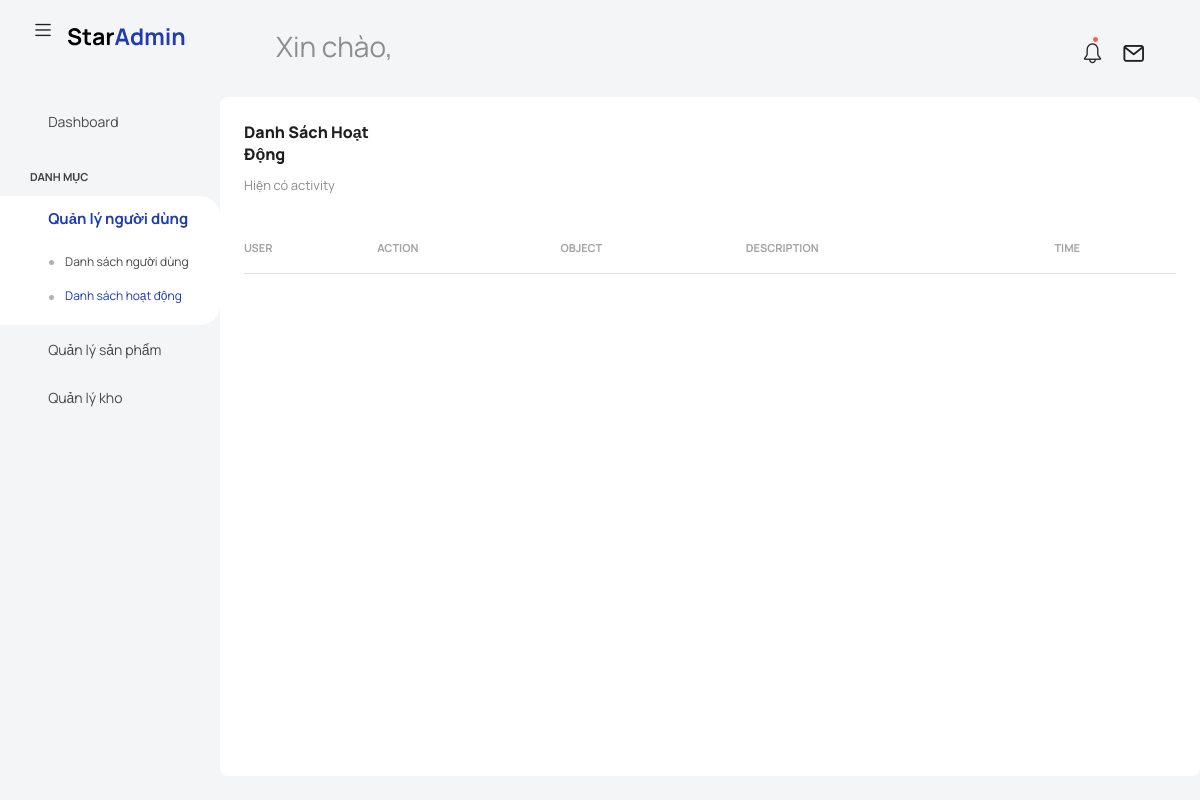
The app's page /activitylog/listactivitylog, older data.
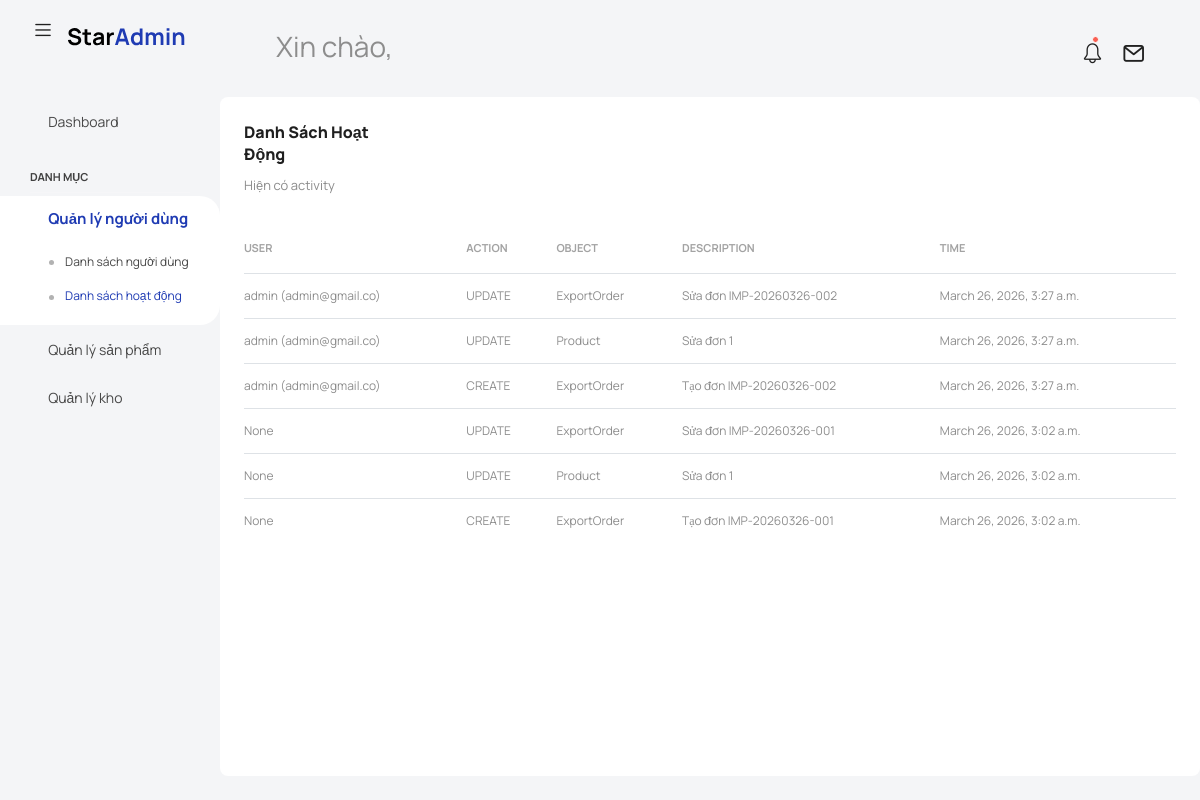
The same page, newer data.
### activitylog/models.py (models this page shows)
class ActivityLog(models.Model):
    ACTION_CHOICES = (
        ("CREATE", "Create"),
        ("UPDATE", "Update"),
        ("DELETE", "Delete"),
        ("LOGIN", "Login"),
    )
    user = models.ForeignKey(
        settings.AUTH_USER_MODEL,
        on_delete=models.SET_NULL,
        null=True
    )
    action = models.CharField(max_length=20, choices=ACTION_CHOICES)
    model_name = models.CharField(max_length=100)
    object_id = models.CharField(max_length=50, null=True, blank=True)
    description = models.TextField(blank=True)
    created_at = models.DateTimeField(auto_now_add=True)
    def __str__(self):
        return f"{self.user} - {self.action} - {self.model_name}"

### user/models.py (models this page shows, shortened)
class User(AbstractUser):
    class Role(models.TextChoices):
        ADMIN = "ADMIN", "Admin"
        MANAGER = "MANAGER", "Manager"
        ACCOUNTANT = "ACCOUNTANT", "Accountant"
        STAFF = "STAFF", "Staff"
    phone = models.CharField(max_length=20, null=True, blank=True)
    role = models.CharField(
        max_length=20,
        choices = Role.choices,
        default=Role.STAFF
    )
    created_at = models.DateTimeField(auto_now_add=True)
    updated_at = models.DateTimeField(auto_now=True)
    def __str__(self):
        return f"{self.username} ({self.email})"

### activitylog/views.py (the view)
# urls.py: path("listactivitylog", activity_list, name = "listactivitylog"),
def activity_list(request):
    logs = ActivityLog.objects.select_related("user").order_by("-created_at")
    print(logs)
    return render(request, "activity/list.html", {
        "logs": logs
    })

### activitylog/utils/current_user.py (called while the page is built)
def set_current_user(user):
    _user.value = user

### templates/activity/list.html
{% extends "base.html" %}
{% block content %}
<div class="row flex-grow">
  <div class="col-12 grid-margin stretch-card">
    <div class="card card-rounded">
      <div class="card-body">
        <div class="d-sm-flex justify-content-between align-items-center">
          <div class ="col-md-2">
            <h4 class="card-title card-title-dash">Danh sách hoạt động</h4>
            <p class="card-subtitle card-subtitle-dash">
              Hiện có {{ log.count }} activity
            </p>
          </div>
      </div>
        <div class="table-responsive mt-3">
          <table class="table select-table">
            <thead>
              <tr>
                <tr>
        <th>User</th>
        <th>Action</th>
        <th>Object</th>
        <th>Description</th>
        <th>Time</th>
    </tr>
            </thead>
            <tbody>
              {% for log in logs %}
          <tr>
        <td>{{ log.user }}</td>
        <td>{{ log.action }}</td>
        <td>{{ log.model_name }}</td>
        <td>{{ log.description }}</td>
        <td>{{ log.created_at }}</td>
    </tr>
              {% endfor %}
            </tbody>
          </table>
        </div>
        </div>
    </div>
  </div>
</div>
{% endblock %}

### templates/base.html (shortened to what this page needs)
{% load static %}
<!DOCTYPE html>
<html lang="en">
  <head>
    <link rel="stylesheet" href="{% static 'vendors/feather/feather.css' %}">
    <link rel="stylesheet" href="{% static 'vendors/mdi/css/materialdesignicons.min.css' %}">
    <link rel="stylesheet" href="{% static 'vendors/ti-icons/css/themify-icons.css' %}">
    <link rel="stylesheet" href="{% static 'vendors/font-awesome/css/font-awesome.min.css' %}">
    <link rel="stylesheet" href="{% static 'vendors/typicons/typicons.css' %}">
    <link rel="stylesheet" href="{% static 'vendors/simple-line-icons/css/simple-line-icons.css' %}">
    <link rel="stylesheet" href="{% static 'vendors/css/vendor.bundle.base.css' %}">
    <link rel="stylesheet" href="{% static 'vendors/bootstrap-datepicker/bootstrap-datepicker.min.css' %}">
    <link rel="stylesheet" href="{% static 'vendors/datatables.net-bs4/dataTables.bootstrap4.css' %}">
    <link rel="stylesheet" type="text/css" href="{% static 'js/select.dataTables.min.css' %}">
    <link rel="stylesheet" href="{% static 'css/style.css' %}">
  </head>
  <body class="with-welcome-text">
    <div class="container-scroller">
      <nav class="navbar default-layout col-lg-12 col-12 p-0 fixed-top d-flex align-items-start flex-row">
        <div class="text-center navbar-brand-wrapper d-flex align-items-start justify-content-start">
          <div class="me-3">
            <button class="navbar-toggler navbar-toggler align-self-center" type="button" data-bs-toggle="minimize">
              <span class="icon-menu"></span>
            </button>
          </div>
          <div>
            <a class="navbar-brand brand-logo" href="index.html">
              <img src="{% static 'images/logo.svg' %}" alt="logo" />
            </a>
          </div>
        </div>
        <div class="navbar-menu-wrapper d-flex align-items-top">
          <ul class="navbar-nav">
            <li class="nav-item fw-semibold d-none d-lg-block ms-0">
              <h1 class="welcome-text">Xin chào, </h1>
            </li>
          </ul>
          <ul class="navbar-nav ms-auto">
            <li class="nav-item dropdown">
              <a class="nav-link count-indicator" id="notificationDropdown" href="#" data-bs-toggle="dropdown">
                <i class="icon-bell"></i>
                <span class="count"></span>
              </a>
            </li>
            <li class="nav-item dropdown">
              <a class="nav-link count-indicator" id="countDropdown" href="#" data-bs-toggle="dropdown" aria-expanded="false">
                <i class="icon-mail icon-lg"></i>
              </a>
            </li>
          </ul>
        </div>
      </nav>
      <div class="container-fluid page-body-wrapper">
        <nav class="sidebar sidebar-offcanvas" id="sidebar">
          <ul class="nav">
            <li class="nav-item">
              <a class="nav-link" href="{% url 'dashboard'%}">
                <i class="mdi mdi-grid-large menu-icon"></i>
                <span class="menu-title">Dashboard</span>
              </a>
            </li>
            <li class="nav-item nav-category">Danh mục</li>
            <li class="nav-item">
              <a class="nav-link" data-bs-toggle="collapse" href="#ui-basic" aria-expanded="false" aria-controls="ui-basic">
                <i class="menu-icon mdi mdi-floor-plan"></i>
                <span class="menu-title">Quản lý người dùng</span>
                <i class="menu-arrow"></i>
              </a>
              <div class="collapse" id="ui-basic">
                <ul class="nav flex-column sub-menu">
                  <li class="nav-item"> <a class="nav-link" href="{% url 'listuserview' %}">Danh sách người dùng</a></li>
                  <li class="nav-item"> <a class="nav-link" href="{% url 'listactivitylog' %}">Danh sách hoạt động</a></li>
                </ul>
              </div>
            </li>
            <li class="nav-item">
              <a class="nav-link" data-bs-toggle="collapse" href="#ui-basic1" aria-expanded="false" aria-controls="ui-basic">
                <i class="menu-icon mdi mdi-floor-plan"></i>
                <span class="menu-title">Quản lý sản phẩm</span>
                <i class="menu-arrow"></i>
              </a>
            </li>
<li class="nav-item">
              <a class="nav-link" data-bs-toggle="collapse" href="#ui-basic2" aria-expanded="false" aria-controls="ui-basic">
                <i class="menu-icon mdi mdi-floor-plan"></i>
                <span class="menu-title">Quản lý kho</span>
                <i class="menu-arrow"></i>
              </a>
            </li>
          </ul>
        </nav>
       {% block content %}
{% endblock %}
      </div>
    </div>
  </body>
</html>

Row changes from the older to the newer data that the page shows:
added ActivityLog: user "admin (admin@gmail.co)", action "UPDATE", model_name "ExportOrder", description "Sửa đơn IMP-20260326-002", created_at "March 26, 2026, 3:27 a.m."
added ActivityLog: user "admin (admin@gmail.co)", action "UPDATE", model_name "Product", description "Sửa đơn 1", created_at "March 26, 2026, 3:27 a.m."
added ActivityLog: user "admin (admin@gmail.co)", action "CREATE", model_name "ExportOrder", description "Tạo đơn IMP-20260326-002", created_at "March 26, 2026, 3:27 a.m."
added ActivityLog: user "None", action "UPDATE", model_name "ExportOrder", description "Sửa đơn IMP-20260326-001", created_at "March 26, 2026, 3:02 a.m."
added ActivityLog: user "None", action "UPDATE", model_name "Product", description "Sửa đơn 1", created_at "March 26, 2026, 3:02 a.m."
added ActivityLog: user "None", action "CREATE", model_name "ExportOrder", description "Tạo đơn IMP-20260326-001", created_at "March 26, 2026, 3:02 a.m."
